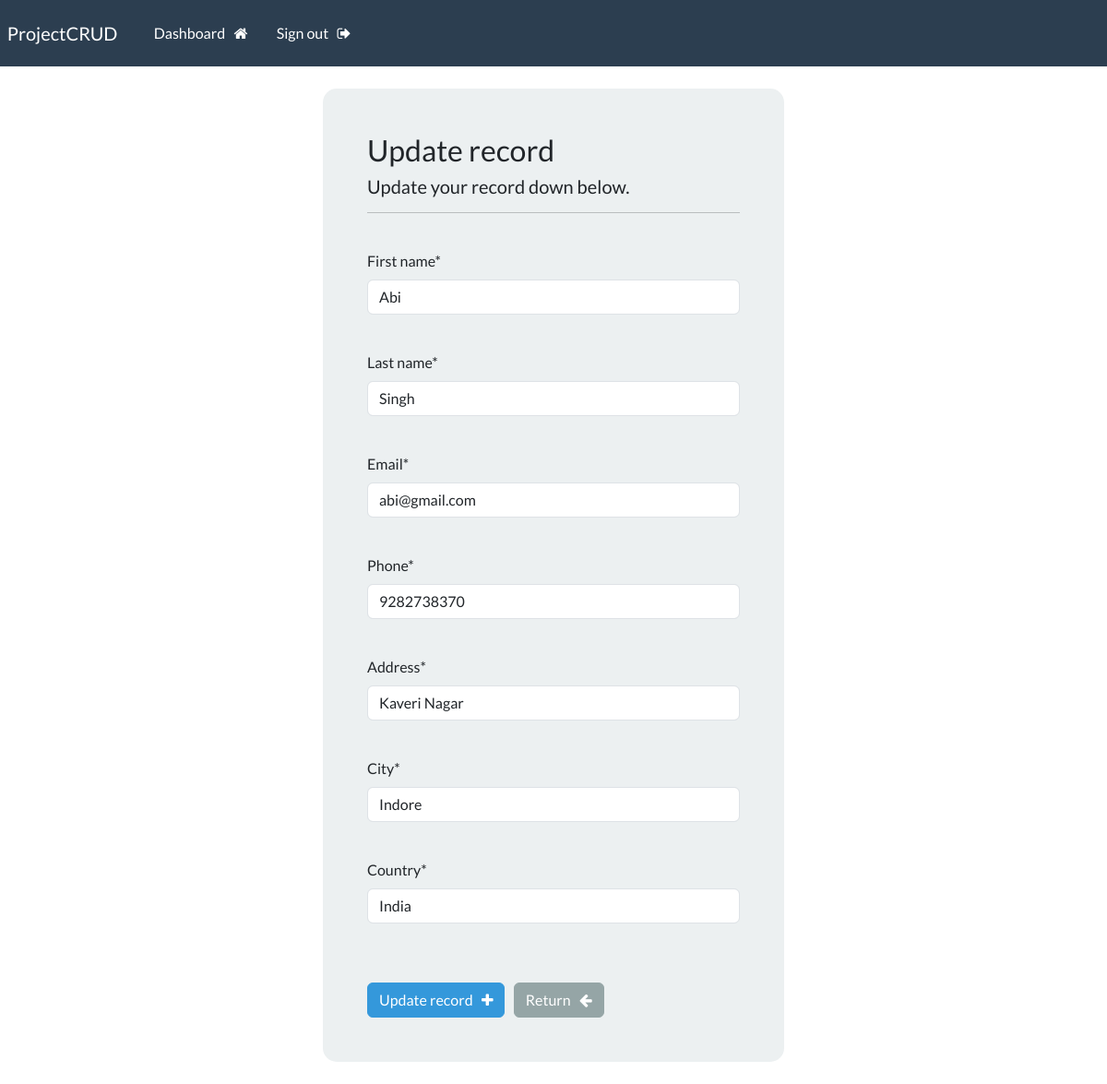
The app's page /update-record/1 (signed in) with its own data.
### webapp/models.py (models this page shows, shortened)
class Record(models.Model):
    creation_date = models.DateTimeField(auto_now_add=True)
    first_name = models.CharField(max_length=100)
    last_name = models.CharField(max_length=100)
    email = models.CharField(max_length=255)
    phone = models.CharField(max_length=10)
    address = models.CharField(max_length=300)
    city = models.CharField(max_length=100)
    country = models.CharField(max_length=50)

### webapp/views.py (the view)
# urls.py: path('update-record/<int:pk>', views.update_record, name='update-record'),
@login_required(login_url='my-login')
def update_record(request, pk):
    record = Record.objects.get(id=pk)
    form = UpdateRecordForm(instance=record)
    if request.method == 'POST':
        form = UpdateRecordForm(request.POST, instance=record)
        if form.is_valid():
            form.save()
            messages.success(request, "Your record was updated!")
            return redirect("dashboard")
    context = {'form4': form}
    return render(request, 'webapp/update-record.html', context=context)

### webapp/forms.py
class UpdateRecordForm(forms.ModelForm):
    class Meta:
        model = Record
        fields = ['first_name', 'last_name', 'email', 'phone', 'address', 'city', 'country']

### webapp/templates/webapp/update-record.html (shortened to what this page needs)
{% extends 'webapp/base.html' %}
{% load crispy_forms_tags %}
{% block content %}
<body>
    <div class="container bg-light shadow-md p-5 form-layout">
        <h3> Update record </h3>
        <h5> Update your record down below. </h5>
        <hr>
        <br>
        <form method="POST" autocomplete="off">
            {{form4.first_name|as_crispy_field}}
            <br>
            {{form4.last_name|as_crispy_field}}
            <br>
            {{form4.email|as_crispy_field}}
            <br>
            {{form4.phone|as_crispy_field}}
            <br>
            {{form4.address|as_crispy_field}}
            <br>
            {{form4.city|as_crispy_field}}
            <br>
            {{form4.country|as_crispy_field}}
            <br>            <br>
            <button type="submit" class="btn btn-info"> Update record &nbsp; <i class="fa fa-plus" aria-hidden="true"></i> </button> &nbsp;
            <a href="{% url 'dashboard' %}" class="btn btn-secondary"> Return &nbsp; <i class="fa fa-arrow-left" aria-hidden="true"></i> </a>
        </form>
    </div>
    <br>
</body>
{% endblock %}

### static/css/styles.css (style rules this page uses)
.form-layout { border-radius: 15px; width: 500px; }

### records on screen
Record: first_name "Abi", last_name "Singh", email "abi@gmail.com", phone "9282738370", address "Kaveri Nagar", city "Indore", country "India"
